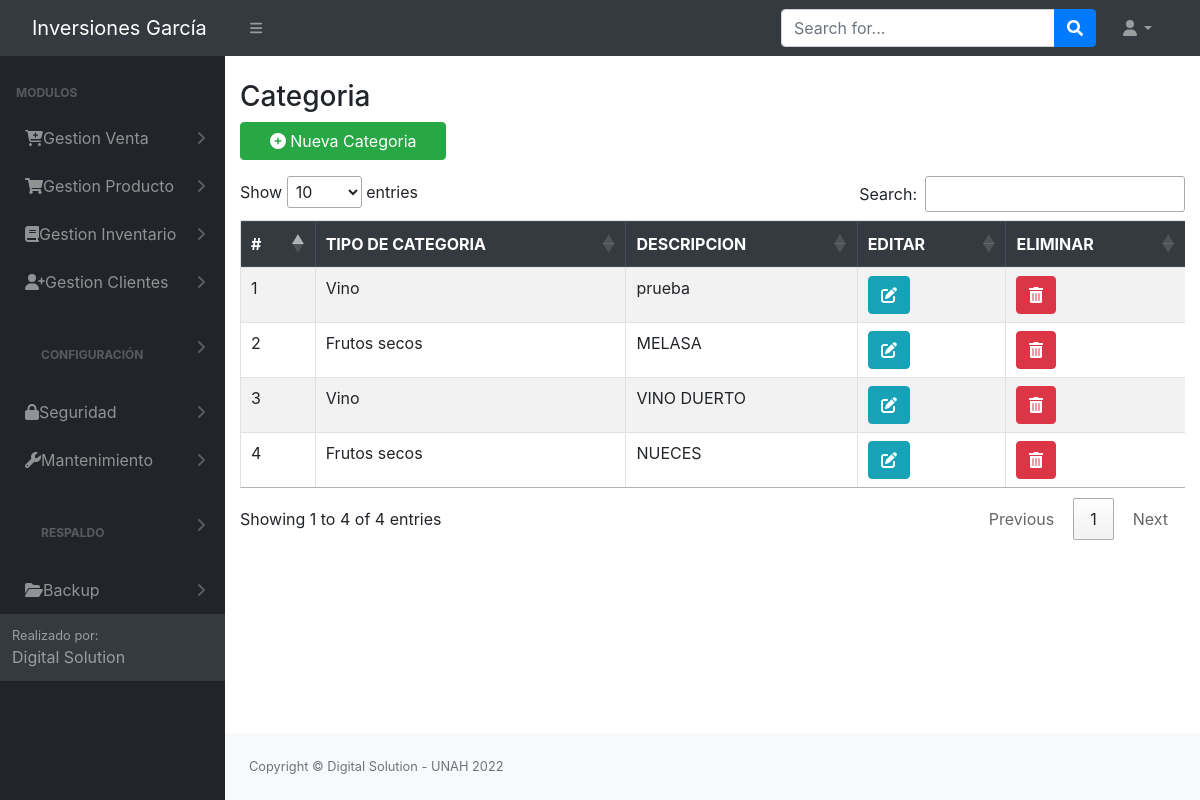
The app's page /src/categoria.php (signed in) with its own data.
### tables this page shows
CREATE TABLE `tbl_permisos` (
  `id_permiso` int(11) NOT NULL AUTO_INCREMENT,
  `id_rol` int(11) NOT NULL,
  `permiso_insercion` int(11) NOT NULL,
  `permiso_eliminacion` int(11) NOT NULL,
  `permiso_modificar` int(11) NOT NULL,
  `permiso_consultar` int(11) NOT NULL,
  `id_objeto` int(11) NOT NULL,
  `pdf` int(11) NOT NULL,
  PRIMARY KEY (`id_permiso`),
  KEY `id_objeto` (`id_objeto`),
  KEY `id_rol` (`id_rol`)
);

CREATE TABLE `tbl_modulos` (
  `id_objeto` int(11) NOT NULL AUTO_INCREMENT,
  `Objeto` varchar(100) NOT NULL,
  `descripcion_objeto` varchar(30) NOT NULL,
  `id_padre` int(11) NOT NULL,
  `URL` varchar(100) NOT NULL,
  PRIMARY KEY (`id_objeto`)
);

CREATE TABLE `tbl_categoria` (
  `id` int(11) NOT NULL AUTO_INCREMENT,
  `id_tipo_categ` int(11) NOT NULL,
  `descripcion` varchar(20) DEFAULT NULL,
  PRIMARY KEY (`id`),
  KEY `id_tipo_categ` (`id_tipo_categ`)
);

CREATE TABLE `tipo_categoria` (
  `id` int(11) NOT NULL AUTO_INCREMENT,
  `descripcion` varchar(20) NOT NULL,
  PRIMARY KEY (`id`)
);

### config/conex.php (called while the page is built, shortened)
<?php
     function getConexion()
    {
        $db = new PDO('mysql:host=localhost:3306;dbname=bd_inversiones_garcia', 'root', '');
        return $db;
    }
?>

### controladores/controlador_categoria.php (called while the page is built, shortened)
<?php
include_once '../modelos/modelo_categoria.php';
function mostrarcategoria()
{
    $modeloPregunta = new categoria();
    $resultado = $modeloPregunta->get_categoria();
    return $resultado;
}

### modelos/modelo_categoria.php (called while the page is built, shortened)
<?php
class categoria
{
    private $db;
    private $Pregunta;
    public function __construct()
    {
        $this->db = getConexion();
        $this->Pregunta = array();
    }
    private function setNames()
    {
        return $this->db->query("SET NAMES 'utf8'");
    }
    public function get_categoria(){
        $this->db = getConexion();
        self::setNames();
        $sql = "select u.*,r.descripcion as TIPO_CATEG from tbl_categoria u inner join tipo_categoria r on u.id_tipo_categ = r.id";
        $resultado = $this->db->query($sql);
        foreach ($resultado as $resp) {
            $this->Pregunta[] = $resp;
        }
        return $this->Pregunta;
        $this->db = null;
    }
}
?>

### src/categoria.php (the view, shortened to what this page needs)
<?php
include_once "../Login/header.php";
include_once '../controladores/controlador_categoria.php';
$id = $_SESSION['rol'];
$sql = mysqli_query($conn, "SELECT * FROM tbl_permisos where ID_OBJETO = 28 and ID_ROL = '$id'");
$row = mysqli_fetch_array($sql);
$insertar = $row['permiso_insercion'];
$modificar = $row['permiso_modificar'];
$eliminar = $row['permiso_eliminacion'];
?>
<div class="container-fluid">
    <div class="page-title">
        <div class="title_left">
            <h3>Categoria</h3>
        </div>
        <div class="title_right">
            <div class="col-md-3 col-sm-3 form-group row pull-right top_search">
            <?php
            if ($insertar == 1) { ?>
                <button onclick="window.location.href='../src/nueva_categoria.php'" class="btn  btn-round btn-success"><i class="fa-solid fa-circle-plus"></i> Nueva Categoria</button>
                <?php } ?>
            </div>
        </div>
    </div>
    <div class="row">
        <div class="col-lg-12">
            <div class="table-responsive">
                <table class="table table-striped table-bordered" id="table">
                    <thead class="thead-dark">
                        <tr>
                            <th>#</th>
                            <th>TIPO DE CATEGORIA</th>
                            <th>DESCRIPCION</th>
                            <?php if ($modificar == 1) { ?>
                            <th>EDITAR</th>
                            <?php } ?>
                            <?php if ($eliminar == 1) { ?>
                            <th>ELIMINAR</th>
                            <?php } ?>
                        </tr>
                    </thead>
                    <tbody>
                        <?php
                        $resultado = mostrarcategoria();
                        $ii=1;
                        foreach ($resultado as $Pregunta) {
                            echo "<tr>";
                            echo "<td>" . $ii ."</td>";
                            echo "<td>" . $Pregunta['TIPO_CATEG'] . "</td>";
                            echo "<td>" . $Pregunta['descripcion'] . "</td>";
                            $ii++;
                            if ($modificar == 1) {
                              echo "<th><a href='../src/modificar_categoria.php?id=" . $Pregunta['id'] . "'> <i class='btn btn-round btn-info'><i class='fa-solid fa-pen-to-square'></i></a></th>";
                            }
                            if ($eliminar == 1) {
                            echo "<td><button class ='btn btn-round btn-danger' onclick='eliminar(" . $Pregunta['id'] . ")'><i class='fas fa-trash-alt'></i></button></td>";
                            }
                            echo "</tr>";
                        }
                        ?>
                    </tbody>
                </table>
            </div>
        </div>
    </div>
</div>
<?php include_once "../Login/footer.php"; ?>

### Login/header.php (shortened to what this page needs)
<?php
include '../config/conn.php';
?>
<!DOCTYPE html>
<html lang="en">
    <head>
        <link href="https://cdn.jsdelivr.net/npm/simple-datatables@latest/dist/style.css" rel="stylesheet" />
        <link href="../dist/css/styles.css" rel="stylesheet" />
        <link rel="stylesheet" href="../Login/vendors/x/dist/notiflix-3.2.5.min.css" />
        <link rel="stylesheet" href="https://cdnjs.cloudflare.com/ajax/libs/twitter-bootstrap/4.1.3/css/bootstrap.css">
        <link rel="stylesheet" href="https://cdn.datatables.net/1.10.20/css/dataTables.bootstrap4.min.css">
        <link rel="stylesheet" type="text/css" href="assets/css/main.css">
        <link rel="stylesheet" type="text/css" href="assets/css/style.css">
        <link href="https://cdn.jsdelivr.net/npm/bootstrap@5.1.3/dist/css/bootstrap.min.css" rel="stylesheet">
        <link href="../dist/css/contenedor.css" rel="stylesheet" />
        <link href="../Login/vendors/bootstrap/dist/css/bootstrap.min.css" rel="stylesheet">
        <link rel="stylesheet" href="../Login/vendors/notiflix/dist/notiflix-3.2.5.min.css" />
        <link rel="stylesheet" href="https://cdnjs.cloudflare.com/ajax/libs/font-awesome/5.7.2/css/all.min.css" />
        <link rel="stylesheet" href="https://cdnjs.cloudflare.com/ajax/libs/simple-line-icons/2.4.1/css/simple-line-icons.css" />
        <link rel="stylesheet" href="https://cdn.datatables.net/1.10.19/css/jquery.dataTables.min.css" />
        <link rel="stylesheet" href="https://cdn.datatables.net/buttons/1.5.6/css/buttons.dataTables.min.css" />
    </head>
    <body class="sb-nav-fixed">
        <nav class="sb-topnav navbar navbar-expand navbar-dark bg-dark">
            <a class="navbar-brand ps-3" id="titulo_menu" href="../dist/home.php">  Inversiones García  </a>
            <button class="btn btn-link btn-sm order-1 order-lg-0 me-4 me-lg-0" id="sidebarToggle" href="#!"><i class="fas fa-bars"></i></button>
            <form class="d-none d-md-inline-block form-inline ms-auto me-0 me-md-3 my-2 my-md-0">
                <div class="input-group">
                    <input class="form-control" type="text" placeholder="Search for..." aria-label="Search for..." aria-describedby="btnNavbarSearch" />
                    <button class="btn btn-primary" id="btnNavbarSearch" type="button"><i class="fas fa-search"></i></button>
                </div>
            </form>
            <ul class="navbar-nav ms-auto ms-md-0 me-3 me-lg-4">
                <li class="nav-item dropdown">
                    <a class="nav-link dropdown-toggle" id="navbarDropdown" href="#" role="button" data-bs-toggle="dropdown" aria-expanded="false"><i class="fas fa-user fa-fw"></i></a>
                </li>
            </ul>
        </nav>
        <div id="layoutSidenav">
            <div id="layoutSidenav_nav">
                <nav class="sb-sidenav accordion sb-sidenav-dark" id="sidenavAccordion">
                    <div class="sb-sidenav-menu">
                        <div class="nav">
                            <div class="sb-sidenav-menu-heading">Modulos</div>
                            <?php
                            $rol = $_SESSION['rol'];
                            $result = mysqli_query($conn, "select * from tbl_modulos tm inner join tbl_permisos tp ON tm.ID_OBJETO = tp.ID_OBJETO where tm.ID_PADRE = 0 and tp.permiso_consultar = 1 and tp.ID_ROL = '$rol'"); ?>
                            <?php foreach ($result as $i) : ?>
                                <a class="nav-link collapsed" href="#" data-bs-toggle="collapse" data-bs-target="#pagesCollapsePersonas<?= $i['id_objeto'] ?>" aria-expanded="false" aria-controls="pagesCollapseError">
                                    &nbsp;&nbsp;<?= $i['Objeto'] ?>
                                    <div class="sb-sidenav-collapse-arrow"><i class="fas fa-angle-down"></i></div>
                                </a>
                            <?php endforeach; ?>
                    </div>
                    <div class="sb-sidenav-footer">
                        <div class="small">Realizado por:</div>
                        Digital Solution
                    </div>
                </nav>
            </div>
            <div id="layoutSidenav_content"> <br>

### src/assets/css/style.css (style rules this page uses)
.row { display: -webkit-box; display: -ms-flexbox; display: flex; -ms-flex-wrap: wrap; flex-wrap: wrap; margin-right: -5px; margin-left: -5px; }

### records on screen
tbl_permisos: id_objeto.Objeto "Gestion Venta"
tbl_permisos: id_objeto.Objeto "Gestion Producto"
tbl_permisos: id_objeto.Objeto "Gestion Inventario"
tbl_permisos: id_objeto.Objeto "Gestion Clientes"
tbl_permisos: id_objeto.Objeto "CONFIGURACIÓN"
tbl_permisos: id_objeto.Objeto "Seguridad"
tbl_permisos: id_objeto.Objeto "Mantenimiento"
tbl_permisos: id_objeto.Objeto "RESPALDO"
tbl_permisos: id_objeto.Objeto "Backup"
tbl_categoria: tipo_categoria.descripcion "Vino", descripcion "prueba"
tbl_categoria: tipo_categoria.descripcion "Frutos secos", descripcion "MELASA"
tbl_categoria: tipo_categoria.descripcion "Vino", descripcion "VINO DUERTO"
tbl_categoria: tipo_categoria.descripcion "Frutos secos", descripcion "NUECES"
